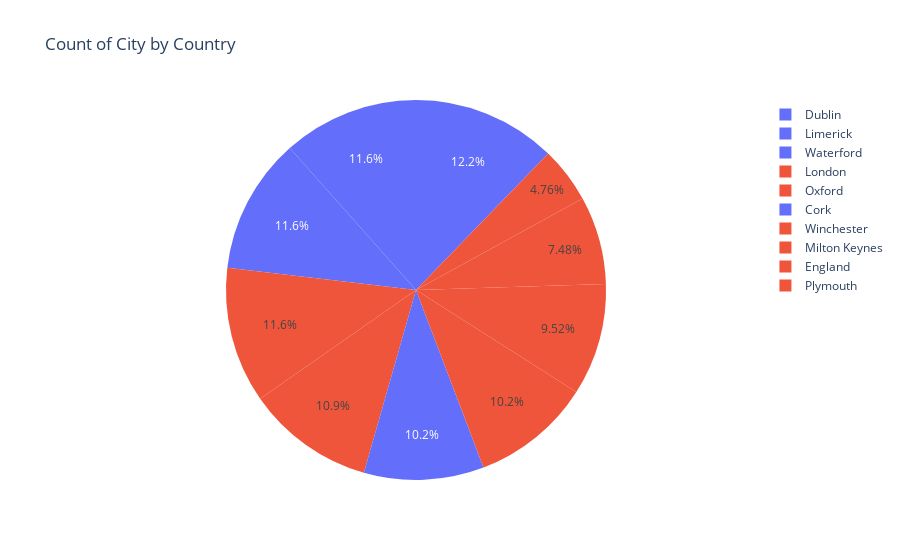

The code cell stored with this chart in its notebook:
### Markdown cell above
## Compare distribution city by pais

### Code cell
df_counts = data.groupby(["contry_found","city_found"])["city_found"].value_counts().reset_index()

fig = px.pie(df_counts, values="count", names="city_found", color="contry_found",
             labels={"city_found": "City", "count": "Count", "contry_found": "Country"},
             title="Count of City by Country")

fig.show()

### Figure 1 — Plotly figure (JSON) as saved in the notebook; plotly's stock layout.template omitted (floating-point values rounded to 4 significant figures)
{"data": [{"customdata": [["Ireland"], ["Ireland"], ["Ireland"], ["Ireland"], ["United Kingdom"], ["United Kingdom"], ["United Kingdom"], ["United Kingdom"], ["United Kingdom"], ["United Kingdom"]], "domain": {"x": [0, 1], "y": [0, 1]}, "hovertemplate": "City=%{label}<br>Count=%{value}<br>Country=%{customdata[0]}<extra></extra>", "labels": ["Cork", "Dublin", "Limerick", "Waterford", "England", "London", "Milton Keynes", "Oxford", "Plymouth", "Winchester"], "legendgroup": "", "marker": {"colors": ["#636efa", "#636efa", "#636efa", "#636efa", "#EF553B", "#EF553B", "#EF553B", "#EF553B", "#EF553B", "#EF553B"]}, "name": "", "showlegend": true, "type": "pie", "values": [15, 18, 17, 17, 11, 17, 14, 16, 7, 15]}], "layout": {"legend": {"tracegroupgap": 0}, "title": {"text": "Count of City by Country"}}}
